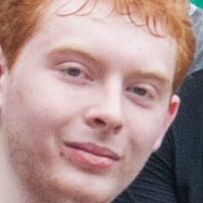
//> input picture img/ John King 1.jpg, 203 x 203 px, given in place of the camera
$ ./getfaces   (built with g++ and OpenCV 4)
//> lines starting //> are read from the running program, lines starting //| are printed output that depends on the picture
//> further down, faces is the input picture: 203 rows x 203 cols, CV_8UC3; mean B, G, R 141.9, 144.2, 173.3

#include <iostream>
#include "opencv2/objdetect/objdetect.hpp"
#include "opencv2/highgui/highgui.hpp"
#include "opencv2/imgproc/imgproc.hpp"
#include <opencv2/opencv.hpp>


using namespace cv;
using namespace std;


String face_cascade_name = "haarcascade_frontalface_alt.xml";
CascadeClassifier face_cascade;

Mat detectAndDisplay( Mat frame, CascadeClassifier face_cascade )
{
  std::vector<Rect> faces;
  Mat frame_gray;

  cvtColor( frame, frame_gray, CV_BGR2GRAY );
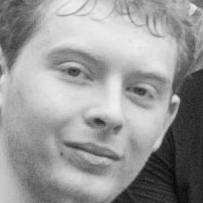
//> frame_gray: 203 rows x 203 cols, CV_8UC1; min 8, max 241, mean 152.7
  equalizeHist( frame_gray, frame_gray );
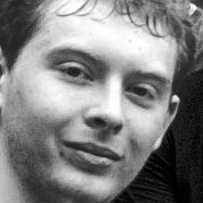
//> frame_gray: 203 rows x 203 cols, CV_8UC1; min 0, max 255, mean 128.3

  //-- Detect faces
  face_cascade.detectMultiScale( frame_gray, faces, 1.1, 2, 0|CV_HAAR_SCALE_IMAGE, Size(30, 30) );
//> faces = 1 Rect (x, y, width, height): [18, 14, 172, 172]

  for( int i = 0; i < faces.size(); i++ )
  {
    Point center( faces[i].x + faces[i].width*0.5, faces[i].y + faces[i].height*0.5 );
    //ellipse( frame, center, Size( faces[i].width*0.5, faces[i].height*0.5), 0, 0, 360, Scalar( 255, 0, 255 ), 4, 8, 0 );

    Mat faceROI = frame( faces[i] );
    return faceROI;

  }
//> this loop made 1 pass
//> center on pass 1: Point(104, 100)
//> pass 1, in detectAndDisplay, `Mat faceROI = frame( faces[i] );`:
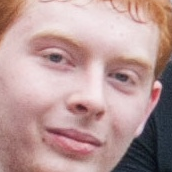
//> faceROI: 172 rows x 172 cols, CV_8UC3; mean B, G, R 152.2, 153.7, 185

 }

int main()
{
    Mat faces;
    face_cascade.load(face_cascade_name);
    VideoCapture cap(0);

    while(true)
    {
        cap.read(faces);
        Mat faceROI = detectAndDisplay(faces,face_cascade);
        imshow("faces", faces);
        cout << "getting size and faces" << endl;

        if(!faceROI.empty())
        {
             if((faceROI.rows * faceROI.cols) > 35000)
             {
                  imwrite("face.jpg", faceROI);
                      break;
             }
             if(waitKey(1) == 'q')
//> the 'q' key is pressed
                 break;
        }
    }
    return 0;
}

$ run again, on img/Aidan McInerny 1.jpg
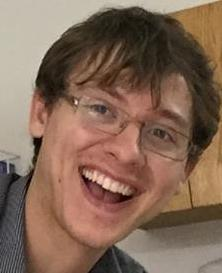
//> input picture img/Aidan McInerny 1.jpg, 222 x 273 px, given in place of the camera
//> faces is the input picture: 273 rows x 222 cols, CV_8UC3; mean B, G, R 86.7, 104.2, 131.6
//> in detectAndDisplay, `equalizeHist( frame_gray, frame_gray );`:
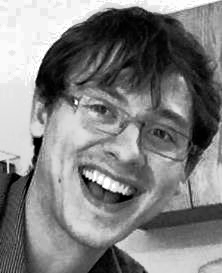
//> frame_gray: 273 rows x 222 cols, CV_8UC1; min 0, max 255, mean 128.5
//> faces = 1 Rect (x, y, width, height): [19, 56, 144, 144]
//> the loop in detectAndDisplay, `for( int i = 0; i < faces.size(); i++ )` made 1 pass
//> center on pass 1: Point(91, 128)
//> pass 1, in detectAndDisplay, `Mat faceROI = frame( faces[i] );`:
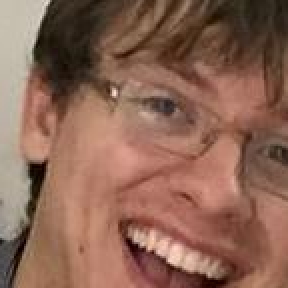
//> faceROI: 144 rows x 144 cols, CV_8UC3 (shown 2 times larger); mean B, G, R 84.3, 101, 140

$ run again, on img/Andy Potter 2.jpg
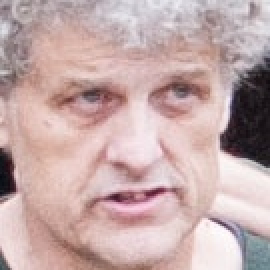
//> input picture img/Andy Potter 2.jpg, 135 x 135 px, given in place of the camera (shown 2 times larger)
//> faces is the input picture: 135 rows x 135 cols, CV_8UC3; mean B, G, R 169.3, 170, 196
//> in detectAndDisplay, `equalizeHist( frame_gray, frame_gray );`:
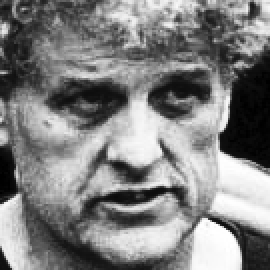
//> frame_gray: 135 rows x 135 cols, CV_8UC1 (shown 2 times larger); min 0, max 255, mean 128.6
//> faces = 1 Rect (x, y, width, height): [8, 5, 124, 124]
//> the loop in detectAndDisplay, `for( int i = 0; i < faces.size(); i++ )` made 1 pass
//> center on pass 1: Point(70, 67)
//> pass 1, in detectAndDisplay, `Mat faceROI = frame( faces[i] );`:
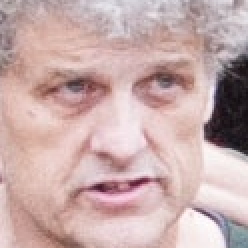
//> faceROI: 124 rows x 124 cols, CV_8UC3 (shown 2 times larger); mean B, G, R 170.9, 171.9, 199.6
